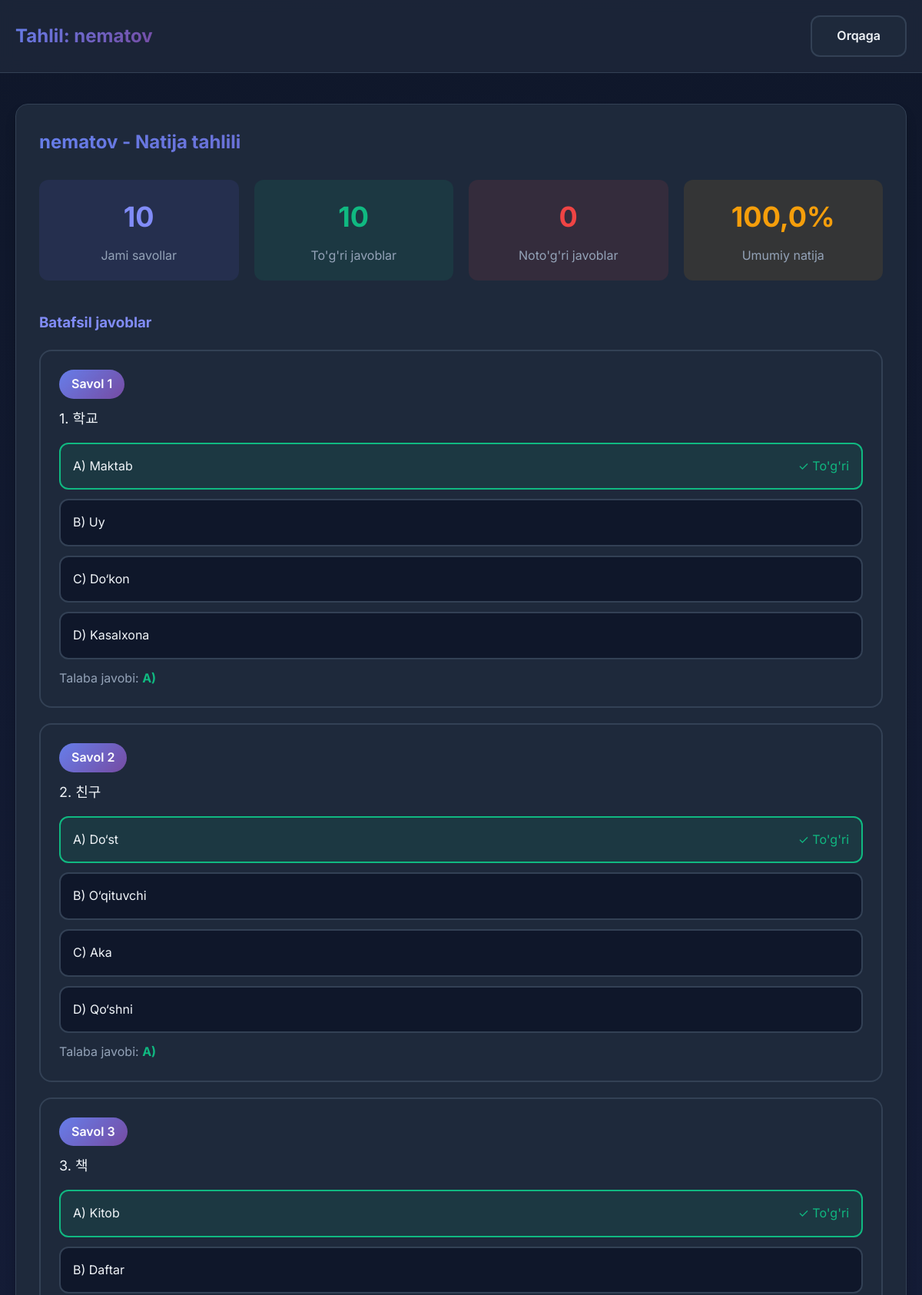
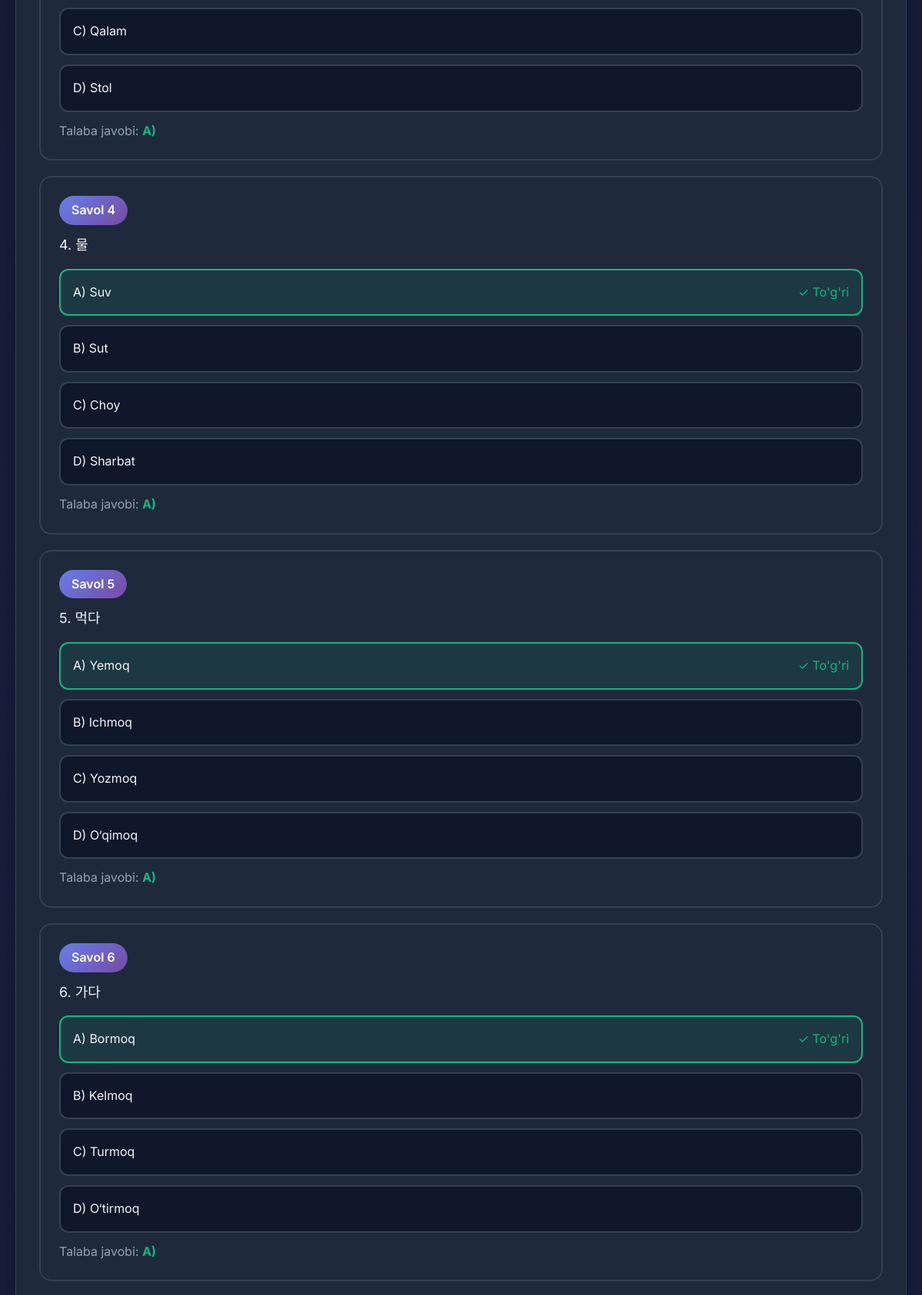
The app's page /teacher/test/6/analyze/3/ (signed in, upper part) with its own data (2 pictures, top to bottom).
### main/models.py (models this page shows, shortened)
class StudentResult(models.Model):
    test = models.ForeignKey(Test, on_delete=models.CASCADE, related_name='results', verbose_name="Test")
    student_name = models.CharField(max_length=200, verbose_name="Talaba ismi")
    total_questions = models.IntegerField(verbose_name="Jami savollar soni")
    correct_answers = models.IntegerField(default=0, verbose_name="To'g'ri javoblar soni")
    wrong_answers = models.IntegerField(default=0, verbose_name="Noto'g'ri javoblar soni")
    percentage = models.FloatField(default=0, verbose_name="Natija (%)")
    started_at = models.DateTimeField(auto_now_add=True, verbose_name="Boshlangan vaqt")
    completed_at = models.DateTimeField(null=True, blank=True, verbose_name="Yakunlangan vaqt")
    is_completed = models.BooleanField(default=False, verbose_name="Yakunlanganmi")
    session_id = models.CharField(max_length=100, unique=True, default=uuid.uuid4, verbose_name="Session ID")
    class Meta:
        verbose_name = "Talaba natijasi"
        verbose_name_plural = "Talaba natijalari"
        ordering = ['-started_at']

class StudentAnswer(models.Model):
    student_result = models.ForeignKey(StudentResult, on_delete=models.CASCADE, related_name='answers', verbose_name="Talaba natijasi")
    question = models.ForeignKey(Question, on_delete=models.CASCADE, verbose_name="Savol")
    student_answer = models.CharField(max_length=1, blank=True, null=True, choices=[('A', 'A'), ('B', 'B'), ('C', 'C'), ('D', 'D')], verbose_name="Talaba javobi")
    is_correct = models.BooleanField(default=False, verbose_name="To'g'rimi")
    answered_at = models.DateTimeField(auto_now_add=True, verbose_name="Javob berilgan vaqt")
    class Meta:
        verbose_name = "Talaba javobi"
        verbose_name_plural = "Talaba javoblari"
        ordering = ['student_result', 'question__order']

class Question(models.Model):
    test = models.ForeignKey(Test, on_delete=models.CASCADE, related_name='questions', verbose_name="Test")
    question_text = models.TextField(verbose_name="Savol matni")
    option_a = models.CharField(max_length=500, verbose_name="A variant")
    option_b = models.CharField(max_length=500, verbose_name="B variant")
    option_c = models.CharField(max_length=500, verbose_name="C variant")
    option_d = models.CharField(max_length=500, verbose_name="D variant")
    correct_answer = models.CharField(max_length=1, choices=[('A', 'A'), ('B', 'B'), ('C', 'C'), ('D', 'D')], verbose_name="To'g'ri javob")
    order = models.IntegerField(default=0, verbose_name="Tartib")
    class Meta:
        verbose_name = "Savol"
        verbose_name_plural = "Savollar"
        ordering = ['test', 'order']

### main/views.py (the view)
# urls.py: path('teacher/test/<int:test_id>/analyze/<int:result_id>/', views.analyze_result, name='analyze_result'),
def analyze_result(request, test_id, result_id):
    teacher_id = request.session.get('teacher_id')
    if not teacher_id:
        return redirect('main:teacher_login')
    result = get_object_or_404(StudentResult, id=result_id, test_id=test_id)
    answers = StudentAnswer.objects.filter(student_result=result).select_related('question').order_by('question__order')
    return render(request, 'analyze_result.html', {
        'result': result,
        'answers': answers
    })

### templates/analyze_result.html (shortened to what this page needs)
{% extends 'base.html' %}
{% block content %}
<div class="header">
    <div class="header-content">
        <div class="logo">Tahlil: {{ result.student_name }}</div>
        <a href="{% url 'main:test_results' result.test.id %}" class="btn btn-secondary">Orqaga</a>
    </div>
</div>
<div class="container" style="margin-top: 40px;">
    <div class="card">
        <h2 class="card-header">{{ result.student_name }} - Natija tahlili</h2>
        <div
            style="display: grid; grid-template-columns: repeat(auto-fit, minmax(200px, 1fr)); gap: 20px; margin: 30px 0;">
            <div style="background: rgba(99, 102, 241, 0.1); padding: 20px; border-radius: 12px; text-align: center;">
                <div style="font-size: 36px; font-weight: 700; color: var(--primary-light);">{{ result.total_questions}}</div>
                <div style="color: var(--text-secondary); margin-top: 8px;">Jami savollar</div>
            </div>
            <div style="background: rgba(16, 185, 129, 0.1); padding: 20px; border-radius: 12px; text-align: center;">
                <div style="font-size: 36px; font-weight: 700; color: var(--success-color);">{{ result.correct_answers}}</div>
                <div style="color: var(--text-secondary); margin-top: 8px;">To'g'ri javoblar</div>
            </div>
            <div style="background: rgba(239, 68, 68, 0.1); padding: 20px; border-radius: 12px; text-align: center;">
                <div style="font-size: 36px; font-weight: 700; color: var(--danger-color);">{{ result.wrong_answers }}
                </div>
                <div style="color: var(--text-secondary); margin-top: 8px;">Noto'g'ri javoblar</div>
            </div>
            <div style="background: rgba(245, 158, 11, 0.1); padding: 20px; border-radius: 12px; text-align: center;">
                <div style="font-size: 36px; font-weight: 700; color: var(--warning-color);">{{result.percentage|floatformat:1 }}%</div>
                <div style="color: var(--text-secondary); margin-top: 8px;">Umumiy natija</div>
            </div>
        </div>
        <h3 style="color: var(--primary-light); margin-top: 40px; margin-bottom: 20px;">Batafsil javoblar</h3>
        {% for answer in answers %}
        <div class="question-card">
            <span class="question-number">Savol {{ answer.question.order }}</span>
            <p class="question-text">{{ answer.question.question_text }}</p>
            <div class="options">
                <div
                    class="option {% if answer.question.correct_answer == 'A' %}correct{% elif answer.student_answer == 'A' %}wrong{% endif %}">
                    <span>A) {{ answer.question.option_a }}</span>
                    {% if answer.question.correct_answer == 'A' %}
                    <span style="margin-left: auto; color: var(--success-color);">✓ To'g'ri</span>
                    {% endif %}
                </div>
                <div
                    class="option {% if answer.question.correct_answer == 'B' %}correct{% elif answer.student_answer == 'B' %}wrong{% endif %}">
                    <span>B) {{ answer.question.option_b }}</span>
                </div>
                <div
                    class="option {% if answer.question.correct_answer == 'C' %}correct{% elif answer.student_answer == 'C' %}wrong{% endif %}">
                    <span>C) {{ answer.question.option_c }}</span>
                </div>
                <div
                    class="option {% if answer.question.correct_answer == 'D' %}correct{% elif answer.student_answer == 'D' %}wrong{% endif %}">
                    <span>D) {{ answer.question.option_d }}</span>
                </div>
            </div>
            <p style="margin-top: 12px; color: var(--text-secondary);">
                Talaba javobi:
                {% if answer.student_answer %}
                <strong
                    style="color: {% if answer.is_correct %}var(--success-color){% else %}var(--danger-color){% endif %};">
                    {{ answer.student_answer }})
                </strong>
                {% else %}
                <strong style="color: var(--warning-color);">Javob berilmagan</strong>
                {% endif %}
            </p>
        </div>
        {% endfor %}
    </div>
</div>
{% endblock %}

### static/css/style.css (style rules this page uses)
* { margin: 0; padding: 0; box-sizing: border-box; }
:root { --primary-color: #6366f1; --primary-dark: #4f46e5; --primary-light: #818cf8; --secondary-color: #8b5cf6; --success-color: #10b981; --danger-color: #ef4444; --warning-color: #f59e0b; --dark-bg: #0f172a; --dark-card: #1e293b; --dark-hover: #334155; --text-primary: #f1f5f9; --text-secondary: #94a3b8; --border-color: #334155; --gradient-1: linear-gradient(135deg, #667eea 0%, #764ba2 100%); --gradient-2: linear-gradient(135deg, #f093fb 0%, #f5576c 100%); --gradient-3: linear-gradient(135deg, #4facfe 0%, #00f2fe 100%); --shadow-sm: 0 2px 4px rgba(0, 0, 0, 0.1); --shadow-md: 0 4px 6px rgba(0, 0, 0, 0.1); --shadow-lg: 0 10px 15px -3px rgba(0, 0, 0, 0.3); --shadow-xl: 0 20px 25px -5px rgba(0, 0, 0, 0.4); }
body { font-family: 'Inter', -apple-system, BlinkMacSystemFont, 'Segoe UI', Roboto, Oxygen, Ubuntu, Cantarell, sans-serif; background: var(--dark-bg); color: var(--text-primary); line-height: 1.6; overflow-x: hidden; }
.container { max-width: 1200px; margin: 0 auto; padding: 0 20px; }
.header { padding: 20px 0; background: rgba(30, 41, 59, 0.8); backdrop-filter: blur(10px); border-bottom: 1px solid var(--border-color); position: sticky; top: 0; z-index: 100; }
.header-content { display: flex; justify-content: space-between; align-items: center; max-width: 1200px; margin: 0 auto; padding: 0 20px; }
.logo { font-size: 24px; font-weight: 700; background: var(--gradient-1); -webkit-background-clip: text; -webkit-text-fill-color: transparent; background-clip: text; }
.btn { display: inline-block; padding: 12px 32px; border: none; border-radius: 12px; font-size: 16px; font-weight: 600; cursor: pointer; transition: all 0.3s ease; text-decoration: none; text-align: center; position: relative; overflow: hidden; }
.btn::before { content: ''; position: absolute; top: 50%; left: 50%; width: 0; height: 0; border-radius: 50%; background: rgba(255, 255, 255, 0.3); transform: translate(-50%, -50%); transition: width 0.6s, height 0.6s; }
.btn-secondary { background: var(--dark-card); color: var(--text-primary); border: 2px solid var(--border-color); }
.card { background: var(--dark-card); border-radius: 16px; padding: 30px; margin-bottom: 20px; box-shadow: var(--shadow-lg); border: 1px solid var(--border-color); transition: all 0.3s ease; }
.card-header { font-size: 24px; font-weight: 700; margin-bottom: 20px; background: var(--gradient-1); -webkit-background-clip: text; -webkit-text-fill-color: transparent; background-clip: text; }
.question-card { background: var(--dark-card); border-radius: 16px; padding: 24px; margin-bottom: 20px; border: 2px solid var(--border-color); transition: all 0.3s ease; }
.question-number { display: inline-block; background: var(--gradient-1); color: white; padding: 6px 16px; border-radius: 20px; font-weight: 600; margin-bottom: 12px; }
.question-text { font-size: 18px; margin-bottom: 16px; color: var(--text-primary); }
.options { display: grid; gap: 12px; }
.option { display: flex; align-items: center; padding: 16px; background: var(--dark-bg); border: 2px solid var(--border-color); border-radius: 12px; cursor: pointer; transition: all 0.3s ease; }
.option.correct { background: rgba(16, 185, 129, 0.1); border-color: var(--success-color); }

### records on screen
StudentResult: student_name "nematov", total_questions "10", correct_answers "10", wrong_answers "0", percentage "100,0"
StudentAnswer: question.order "1", question.question_text "1. 학교", question.option_a "Maktab", shows "✓ To'g'ri", question.option_b "Uy", question.option_c "Do‘kon", question.option_d "Kasalxona", student_answer "A"
StudentAnswer: question.order "2", question.question_text "2. 친구", question.option_a "Do‘st", shows "✓ To'g'ri", question.option_b "O‘qituvchi", question.option_c "Aka", question.option_d "Qo‘shni", student_answer "A"
StudentAnswer: question.order "3", question.question_text "3. 책", question.option_a "Kitob", shows "✓ To'g'ri", question.option_b "Daftar", question.option_c "Qalam", question.option_d "Stol", student_answer "A"
StudentAnswer: question.order "4", question.question_text "4. 물", question.option_a "Suv", shows "✓ To'g'ri", question.option_b "Sut", question.option_c "Choy", question.option_d "Sharbat", student_answer "A"
StudentAnswer: question.order "5", question.question_text "5. 먹다", question.option_a "Yemoq", shows "✓ To'g'ri", question.option_b "Ichmoq", question.option_c "Yozmoq", question.option_d "O‘qimoq", student_answer "A"
StudentAnswer: question.order "6", question.question_text "6. 가다", question.option_a "Bormoq", shows "✓ To'g'ri", question.option_b "Kelmoq", question.option_c "Turmoq", question.option_d "O‘tirmoq", student_answer "A"
